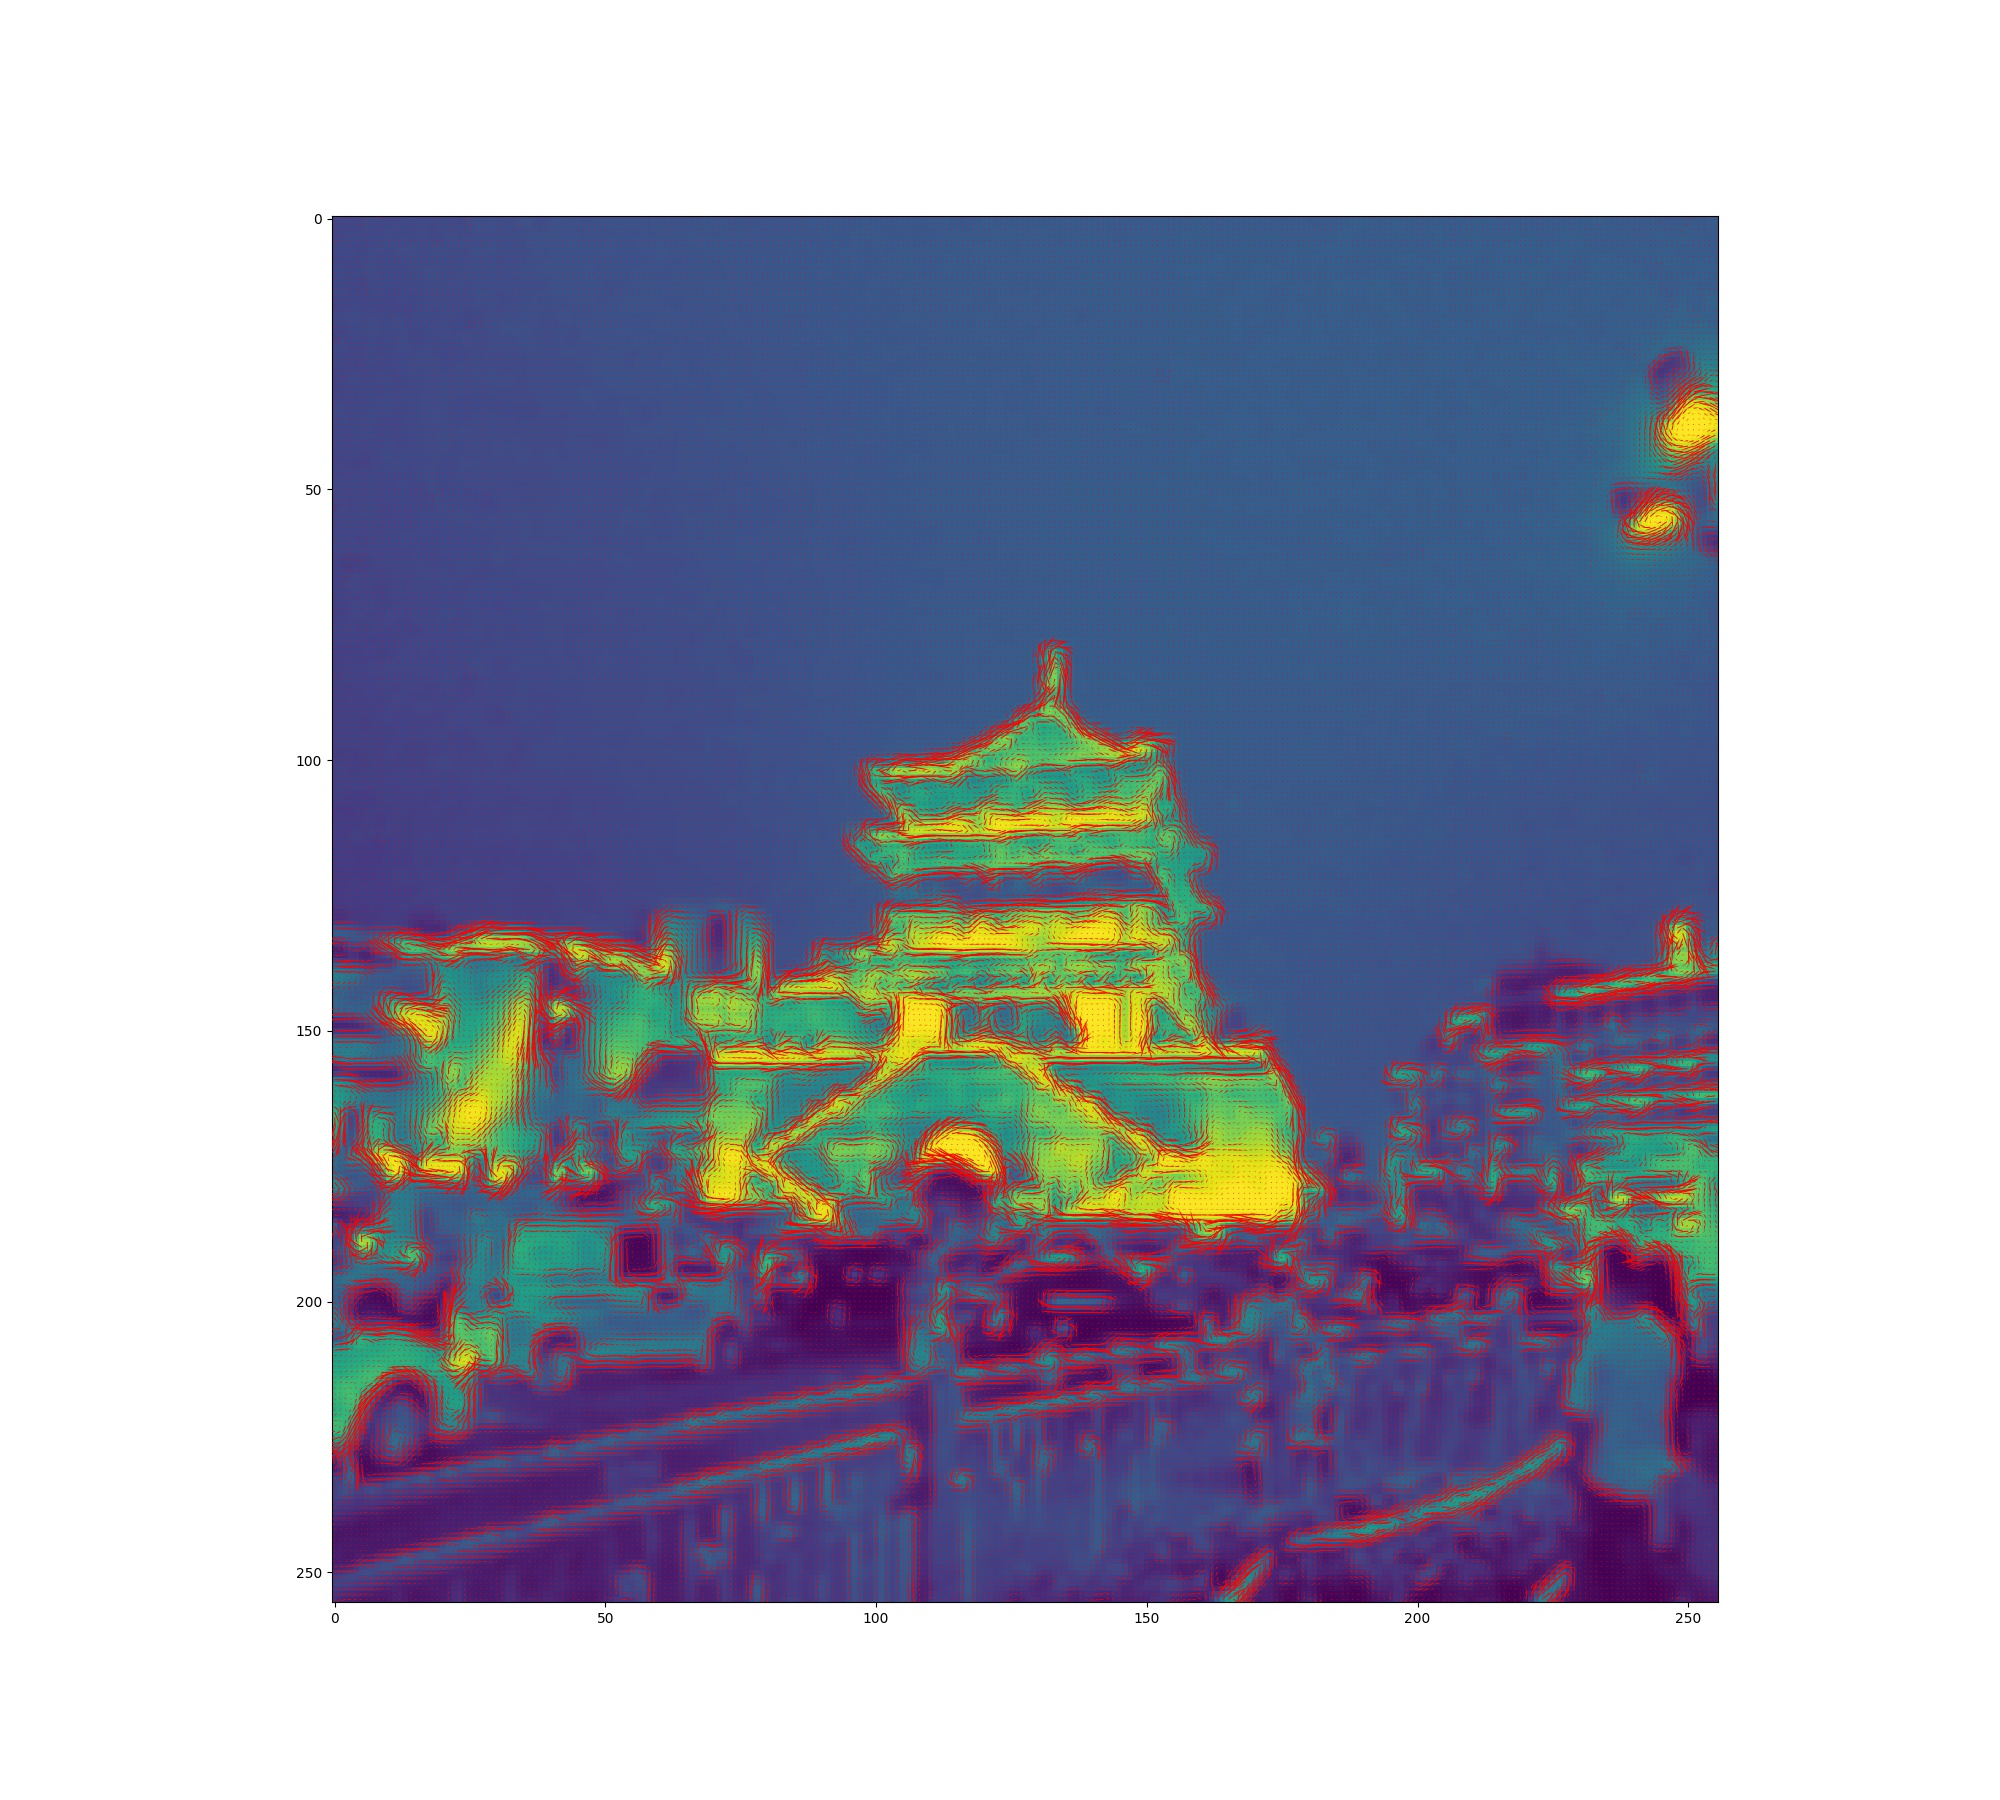

This figure's Python source:
import numpy as np
import matplotlib.pyplot as plt
from skimage import io, color, transform
from scipy.ndimage import gaussian_filter

def gradient_map(image):
	im = io.imread(image)
	im = transform.resize(im, (512,512))
	im = color.rgb2gray(im)
	im = im[:,::2]
	im = im[::2,:]
	im = gaussian_filter(im,sigma=1.0)	
	
	Dx, Dy = np.gradient(im)
	Mag = np.sqrt(Dx**2 + Dy**2)
	#[-pi,pi]
	Dir = np.arctan2(-Dy,Dx) + np.pi
	mask = Dir>=0
	Dir = np.ma.array(Dir,mask=mask) + 2*np.pi
	Dir.mask = np.ma.nomask
	Dir = np.array(Dir)

	plt.figure(figsize=(20,18))
	plt.imshow(im)
	r, c = Dx.shape
	X = range(0,c)
	Y = range(0,r)
#	Y = np.max(Y) - Y
	plt.quiver(X,Y,Dx,Dy,scale=10.,zorder=3,color='red',
				width=0.0007,headwidth=0.005,headlength=0.006)
	plt.savefig('gradient_map.jpg')
	plt.show()

if __name__ == '__main__':
	gradient_map('pic1.jpg')
